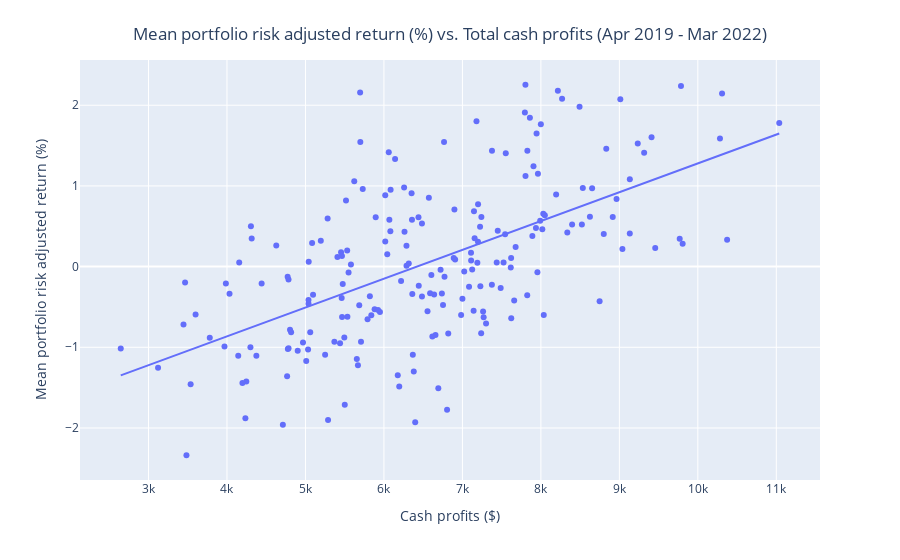

The cell this chart's notebook holds for it:
### Code cell
fig = px.scatter(x=cash_profits, y=mean_risk_adjusted_ri, trendline="ols")
fig.update_yaxes(title_text="Mean portfolio risk adjusted return (%)")
fig.update_xaxes(title_text="Cash profits ($)")
fig.update_layout(title_text=f"Mean portfolio risk adjusted return (%) vs. Total cash profits (Apr 2019 - Mar 2022)", 
                  title_x=0.5,
                  title_y=0.95,
                  height=800,
                  showlegend=False
                 )
fig.show()

### Figure 1 — Plotly figure (JSON) as saved in the notebook; plotly's stock layout.template omitted (floating-point values rounded to 4 significant figures; data arrays with more than 128 entries replaced by an {"elided": "..."} marker saying what was removed)
{"data": [{"hovertemplate": "x=%{x}<br>y=%{y}<extra></extra>", "legendgroup": "", "marker": {"color": "#636efa", "symbol": "circle"}, "mode": "markers", "name": "", "orientation": "v", "showlegend": false, "type": "scatter", "x": {"elided": "200 float values"}, "xaxis": "x", "y": {"elided": "200 float values"}, "yaxis": "y"}, {"hovertemplate": "<b>OLS trendline</b><br>y = 0.000357221 * x + -2.29282<br>R<sup>2</sup>=0.347963<br><br>x=%{x}<br>y=%{y} <b>(trend)</b><extra></extra>", "legendgroup": "", "marker": {"color": "#636efa", "symbol": "circle"}, "mode": "lines", "name": "", "showlegend": false, "type": "scatter", "x": {"elided": "200 float values"}, "xaxis": "x", "y": {"elided": "200 float values"}, "yaxis": "y"}], "layout": {"autosize": true, "legend": {"tracegroupgap": 0}, "margin": {"t": 60}, "showlegend": false, "title": {"text": "Mean portfolio risk adjusted return (%) vs. Total cash profits (Apr 2019 - Mar 2022)", "x": 0.5, "y": 0.95}, "xaxis": {"anchor": "y", "autorange": true, "domain": [0, 1], "range": [2155.0, 11530.0], "title": {"text": "Cash profits ($)"}, "type": "linear"}, "yaxis": {"anchor": "x", "autorange": true, "domain": [0, 1], "range": [-2.626, 2.542], "title": {"text": "Mean portfolio risk adjusted return (%)"}, "type": "linear"}}}
